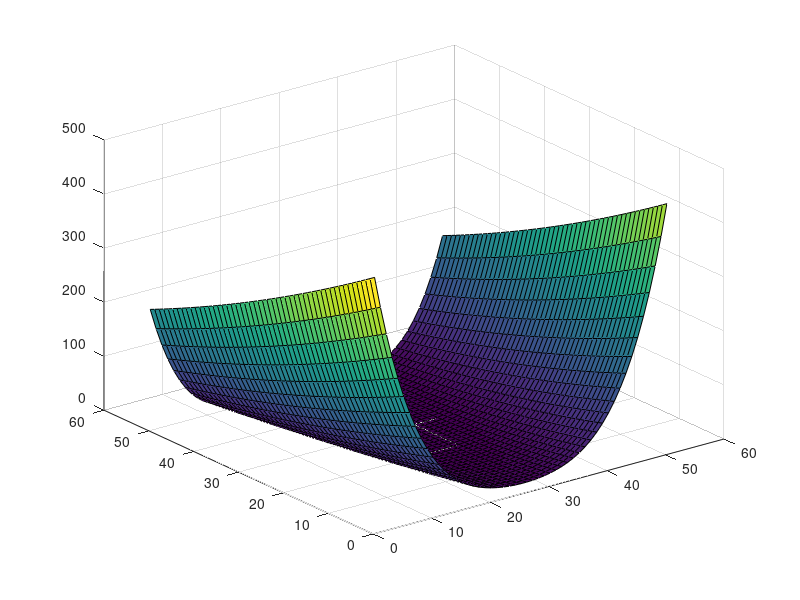

Recreate this plot in MATLAB. (Note: this script raises an error after producing the figure.)
close all;

%% Part 1
x = [-5:0.2:5];
y = [-5:0.2:5];

X = repmat(x, numel(x), 1);
Y = repmat(y, numel(y), 1)';

% Unsure if this maps out the function quite right
Z = ( ((X.^2) - Y).^2 + (1 - X).^2 ) / 2;
figure();
surf(Z)

%X = [-1,0,1,2]; Y = [-1,0,1,2];
%( ((X.^2) - Y).^2 + (1 - X).^2 ) / 2
%X = 1; Y = 1;
%( ((X.^2) - Y).^2 + (1 - X).^2 ) / 2

%% Part 2

syms x1 x2;
gradF(x1, x2) = [ (2*x1^3 + x1 - 1 - 2*x1*x2) ; (-x1^2 + x2) ];
Hf(x1, x2) = [(6*x1^2 + 1 - 2*x2), -2*x1; -2*x1, 1];

x0 = [2;2];
x1 = x0 - inv( Hf(x0(1), x0(2)) )*gradF(x0(1),x0(2));
double(x1)

s = linsolve( Hf(x0(1), x0(2)), -gradF(x0(1),x0(2)) );
xk = x0 + s;
double(xk)

for n = 1:4
    s = linsolve( Hf(xk(1), xk(2)), -gradF(xk(1),xk(2)) );
    xk = xk + s;
%    double(xk)
end
double(xk)


